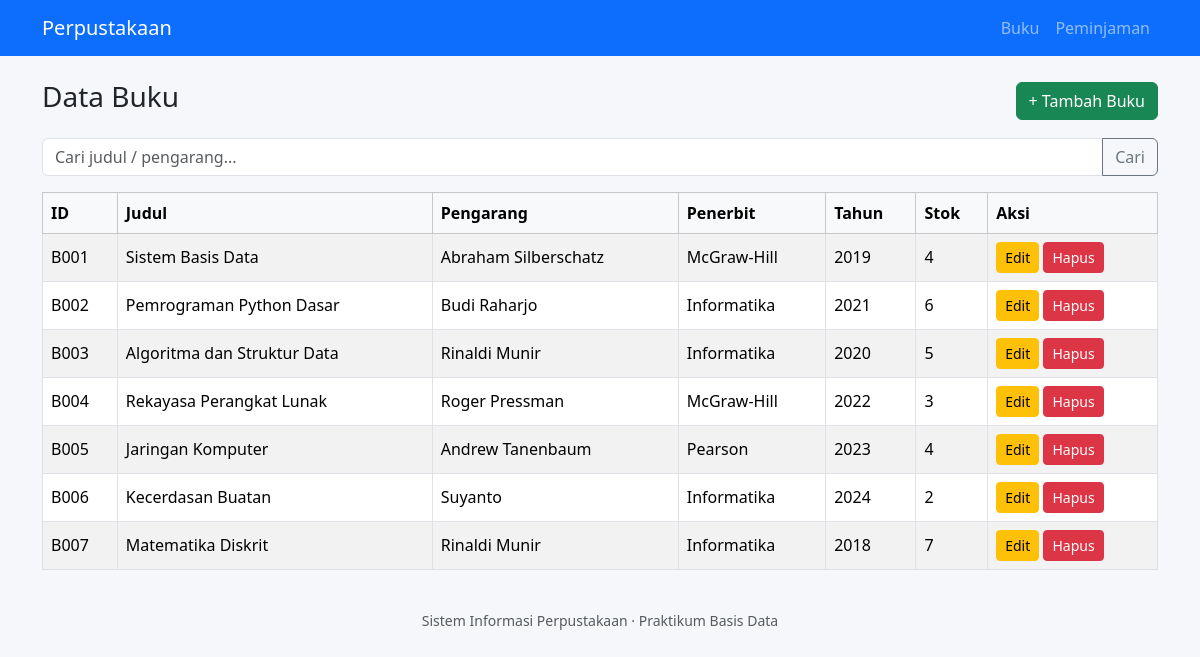
Page /buku/ on the committed database.
### tables this page shows
CREATE TABLE buku (
    id_buku CHAR(4) PRIMARY KEY,
    judul VARCHAR(100) NOT NULL,
    pengarang VARCHAR(50) NOT NULL,
    penerbit VARCHAR(50),
    tahun_terbit INT,
    stok INT NOT NULL DEFAULT 0
);

### includes/functions.php (called while the page is built, shortened)
<?php
function e($nilai): string
{
    return htmlspecialchars((string) $nilai, ENT_QUOTES, 'UTF-8');
}

### buku/index.php (the view, shortened to what this page needs)
<?php
require __DIR__ . '/../config/config.php';
require __DIR__ . '/../includes/functions.php';
$q = trim($_GET['q'] ?? '');
if ($q !== '') {
    $stmt = $pdo->prepare(
        "SELECT * FROM buku
         WHERE judul LIKE :q1 OR pengarang LIKE :q2
         ORDER BY id_buku"
    );
    $stmt->execute([':q1' => "%$q%", ':q2' => "%$q%"]);
} else {
    $stmt = $pdo->query("SELECT * FROM buku ORDER BY id_buku");
}
$daftar = $stmt->fetchAll();
require __DIR__ . '/../includes/header.php';
?>
<div class="d-flex justify-content-between align-items-center mb-3">
    <h3>Data Buku</h3>
    <a href="tambah.php" class="btn btn-success">+ Tambah Buku</a>
</div>
<form method="get" class="mb-3">
    <div class="input-group">
        <input type="text" name="q" class="form-control"
               placeholder="Cari judul / pengarang..." value="<?= e($q) ?>">
        <button class="btn btn-outline-secondary">Cari</button>
    </div>
</form>
<table class="table table-bordered table-striped">
    <thead class="table-light">
    <tr>
        <th>ID</th><th>Judul</th><th>Pengarang</th><th>Penerbit</th>
        <th>Tahun</th><th>Stok</th><th>Aksi</th>
    </tr>
    </thead>
    <tbody>
    <?php foreach ($daftar as $b): ?>
        <tr>
            <td><?= e($b['id_buku']) ?></td>
            <td><?= e($b['judul']) ?></td>
            <td><?= e($b['pengarang']) ?></td>
            <td><?= e($b['penerbit'] ?? '-') ?></td>
            <td><?= e($b['tahun_terbit'] ?? '-') ?></td>
            <td><?= e($b['stok']) ?></td>
            <td>
                <a href="edit.php?id=<?= urlencode($b['id_buku']) ?>" class="btn btn-sm btn-warning">Edit</a>
                <form action="hapus.php" method="post" class="d-inline"
                      onsubmit="return confirm('Hapus buku ini?')">
                    <button class="btn btn-sm btn-danger">Hapus</button>
                </form>
            </td>
        </tr>
    <?php endforeach; ?>
    </tbody>
</table>
<?php require __DIR__ . '/../includes/footer.php'; ?>

### includes/header.php (shortened to what this page needs)
<!DOCTYPE html>
<html lang="id">
<head>
<link href="https://cdn.jsdelivr.net/npm/bootstrap@5.3.3/dist/css/bootstrap.min.css" rel="stylesheet">
<link href="<?= BASE_URL ?>/assets/css/style.css" rel="stylesheet">
</head>
<body>
<nav class="navbar navbar-expand navbar-dark bg-primary mb-4">
    <div class="container">
        <a class="navbar-brand" href="<?= BASE_URL ?>/">Perpustakaan</a>
        <div class="navbar-nav">
            <a class="nav-link" href="<?= BASE_URL ?>/buku/">Buku</a>
            <a class="nav-link" href="<?= BASE_URL ?>/peminjaman/">Peminjaman</a>
        </div>
    </div>
</nav>
<main class="container">

### includes/footer.php
</main>
<footer class="container text-center text-muted small py-4">
    Sistem Informasi Perpustakaan &middot; Praktikum Basis Data
</footer>
</body>
</html>

### assets/css/style.css (style rules this page uses)
body { background-color: #f5f7fb; }
.table td, .table th { vertical-align: middle; }

### rows in the picture
buku: id_buku "B001", judul "Sistem Basis Data", pengarang "Abraham Silberschatz", penerbit "McGraw-Hill", tahun_terbit "2019", stok "4"
buku: id_buku "B002", judul "Pemrograman Python Dasar", pengarang "Budi Raharjo", penerbit "Informatika", tahun_terbit "2021", stok "6"
buku: id_buku "B003", judul "Algoritma dan Struktur Data", pengarang "Rinaldi Munir", penerbit "Informatika", tahun_terbit "2020", stok "5"
buku: id_buku "B004", judul "Rekayasa Perangkat Lunak", pengarang "Roger Pressman", penerbit "McGraw-Hill", tahun_terbit "2022", stok "3"
buku: id_buku "B005", judul "Jaringan Komputer", pengarang "Andrew Tanenbaum", penerbit "Pearson", tahun_terbit "2023", stok "4"
buku: id_buku "B006", judul "Kecerdasan Buatan", pengarang "Suyanto", penerbit "Informatika", tahun_terbit "2024", stok "2"
buku: id_buku "B007", judul "Matematika Diskrit", pengarang "Rinaldi Munir", penerbit "Informatika", tahun_terbit "2018", stok "7"
